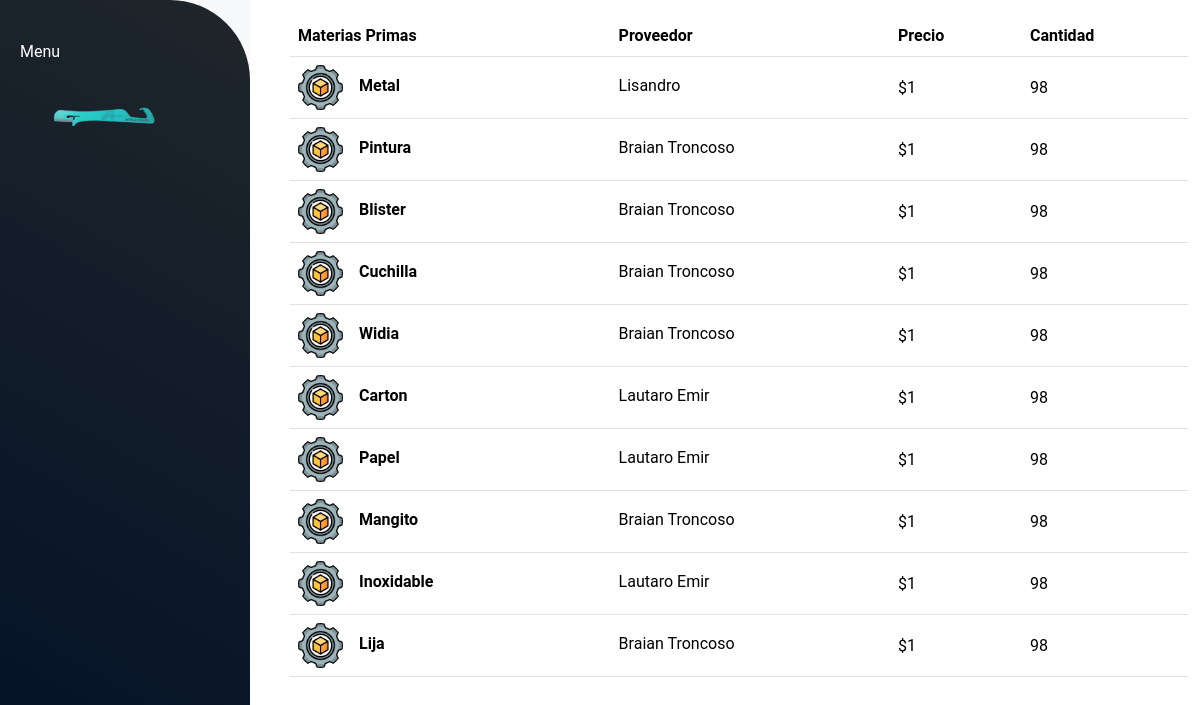
Page /materias_primas/ on the earlier database version.
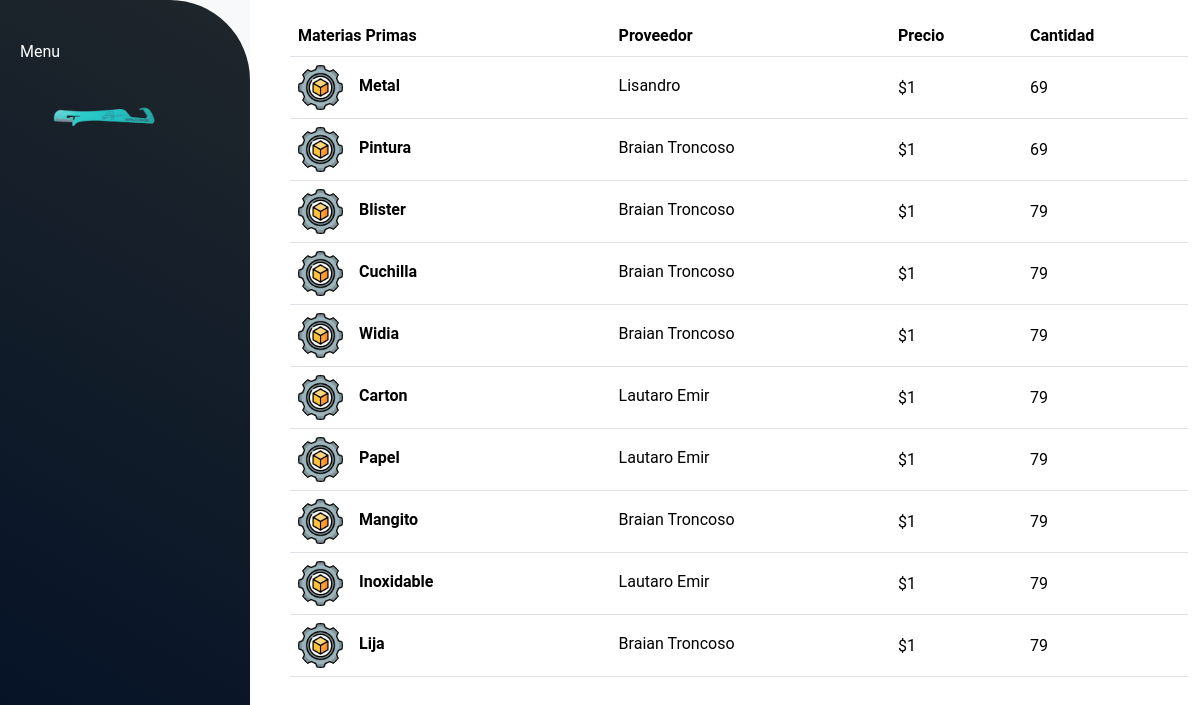
Same page on the later database version.
### materias_primas/models.py (models this page shows, shortened)
class Materias(models.Model):
    nombre = models.CharField(max_length=45)
    precio = models.IntegerField()
    cantidad = models.IntegerField()
    proveedores = models.ForeignKey(Proveedores, null=True, blank=True, on_delete=models.SET_NULL, related_name='materias')
    imagen = models.CharField(max_length=100)
    def get_imagen_url(self):
        if self.imagen:
            return f"/static/img/{self.imagen}"
        else:
            return "/static/img/materia_prima.png"
    class Meta:
        db_table = 'materias'
        verbose_name = "Materia"

### proveedores/models.py (models this page shows, shortened)
class Proveedores(models.Model):
    nombre = models.CharField(max_length=50)
    detalle = models.CharField(max_length=200, blank=True)
    direccion = models.CharField(max_length=100)
    telefono = models.IntegerField(null=True, blank=True)
    email = models.CharField(max_length=100)
    imagen = models.TextField(null=True, blank=True)
    class Meta:
        db_table = 'proveedores'
        verbose_name = "Proveedores"

### materias_primas/views.py (the view)
# urls.py: path('', views.mostrar_materias_primas, name='materias_primas'),
def mostrar_materias_primas(request):
    materias = Materias.objects.all()
    return render(request, 'materias_primas.html', {'materias': materias, 'mensaje': "No hay Materia Prima"})

### materias_primas/templates/materias_primas.html (shortened to what this page needs)
{% extends "materias_primas/layout.html" %}
{% load static %}
{% block content %}
{% if materias%}
<div class="container" id="altura">
    <table class="table align-middle mb-0 bg-white m-3 mb-5">
        <thead class="bg-dark">
        <tr>
            <th>Materias Primas</th>
            <th>Proveedor</th>
            <th>Precio</th>
            <th>Cantidad</th>
        </tr>
        </thead>
        <tbody>
        {% for materia in materias %}
            <tr>
                <td>
                <div class="d-flex align-items-center">
                    <img
                        src="{{ materia.get_imagen_url }}"
                        alt="NO-IMG"
                        style="width: 45px; height: 45px"
                        class="rounded-circle"
                        />
                    <div class="ms-3">
                    <p class="fw-bold mb-1 ml-2">{{materia.nombre}}</p>
                    </div>
                </div>
                </td>
                <td>
                <p class="fw-normal mb-1">{{ materia.proveedores.nombre }} {{ materia.proveedores.apellido}}</p>
                </td>
                <td>${{ materia.precio }}</td>
                <td>{{ materia.cantidad }}</td>
            </tr>
        {%endfor%}
        </tbody>
    </table>
{%else%}
    {{ mensaje }}
{%endif%}
</div>
{% endblock %}

Differences in the rows shown:
changed Materias "Metal": cantidad "98" → "69"
changed Materias "Pintura": cantidad "98" → "69"
changed Materias "Blister": cantidad "98" → "79"
changed Materias "Cuchilla": cantidad "98" → "79"
changed Materias "Widia": cantidad "98" → "79"
changed Materias "Carton": cantidad "98" → "79"
changed Materias "Papel": cantidad "98" → "79"
changed Materias "Mangito": cantidad "98" → "79"
changed Materias "Inoxidable": cantidad "98" → "79"
changed Materias "Lija": cantidad "98" → "79"
